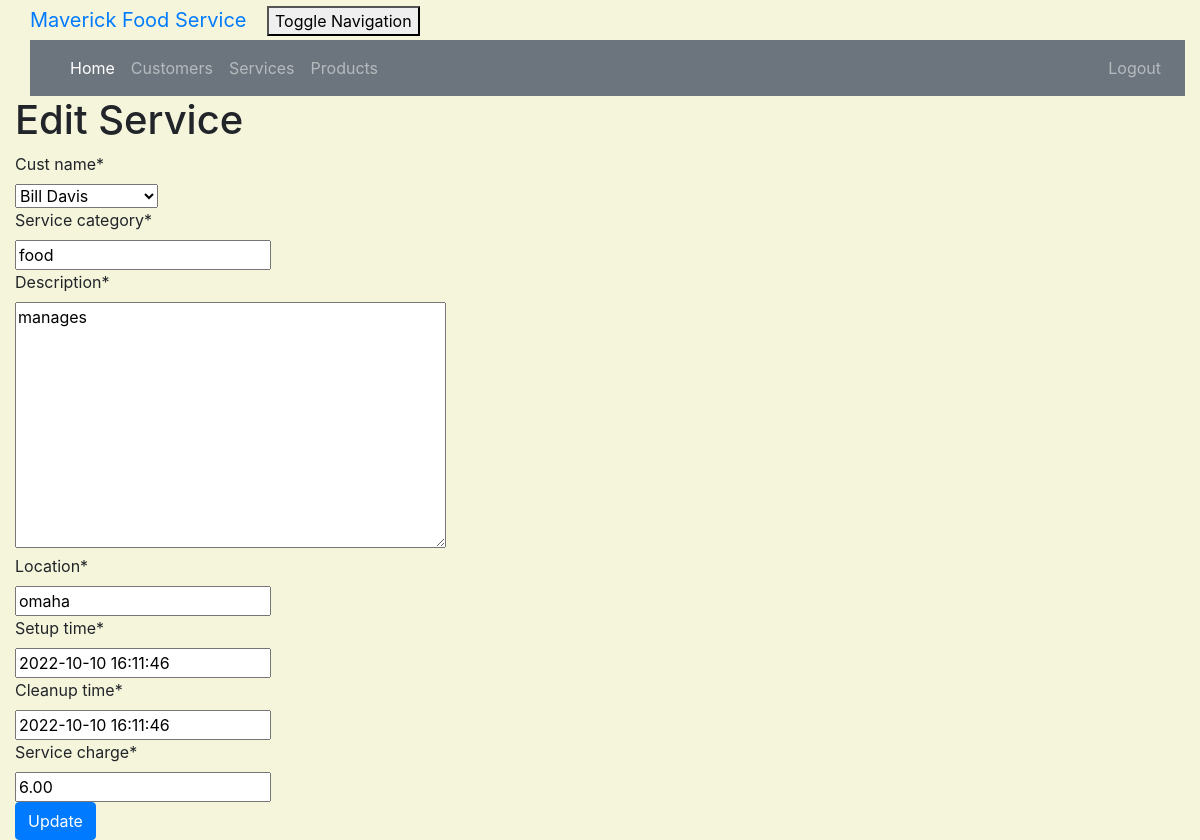
Screenshot of /service/2/edit/ (signed in) with the database file from the repository.
### crm/models.py (models this page shows, shortened)
class Customer(models.Model):
    cust_name = models.CharField(max_length=50)
    email = models.EmailField(max_length=100)
    phone = models.CharField(max_length=20)
    bldgroom = models.CharField(max_length=100)
    address = models.CharField(max_length=200)
    city = models.CharField(max_length=50)
    state = models.CharField(max_length=50)
    zipcode = models.CharField(max_length=10)
    organization = models.CharField(max_length=100)
    role = models.CharField(max_length=100)
    def __str__(self):
        return self.cust_name

class Service(models.Model):
    cust_name = models.ForeignKey(Customer, on_delete=models.CASCADE, related_name='services')
    service_category = models.CharField(max_length=100)
    description = models.TextField()
    location = models.CharField(max_length=200)
    setup_time = models.DateTimeField(
        default=timezone.now)
    cleanup_time = models.DateTimeField(
        default=timezone.now)
    service_charge = models.DecimalField(max_digits=10, decimal_places=2)
    created_date = models.DateTimeField(
        default=timezone.now)
    updated_date = models.DateTimeField(auto_now_add=True)

### crm/views.py (the view)
# urls.py: path('service/<int:pk>/edit/', views.service_edit, name='service_edit'),
@login_required
def service_edit(request, pk):
    service = get_object_or_404(Service, pk=pk)
    if request.method == "POST":
        form = ServiceForm(request.POST, instance=service)
        if form.is_valid():
            service = form.save()
            service.updated_date = timezone.now()
            service.save()
            services = Service.objects.filter(created_date__lte=timezone.now())
            return render(request, 'crm/service_list.html', {'services': services})
    else:
        form = ServiceForm(instance=service)
    return render(request, 'crm/service_edit.html', {'form': form})

### crm/forms.py
class ServiceForm(forms.ModelForm):
    class Meta:
        model = Service
        fields = (
            'cust_name', 'service_category', 'description', 'location', 'setup_time', 'cleanup_time', 'service_charge')

### crm/templates/crm/service_edit.html (shortened to what this page needs)
<!DOCTYPE html>
<html lang="en">
{% extends 'crm/base.html' %}
{% load crispy_forms_tags %}
{% block content %}
    <h1>Edit Service</h1>
    <form method="POST" class="service-form">{% csrf_token %}
        {{ form|crispy }}
        <button type="submit" class="btn btn-primary">Update</button>
    </form>
{% endblock %}

### crm/static/css/portfolio.css (style rules this page uses)
body { padding-left: 15px; }

### crm/templates/crm/service_edit.html (style rules this page uses)
body { background-color: beige; }

### rows the page displays
Customer: cust_name "Bill Davis"
Service: service_category "food", description "manages", location "omaha", setup_time "2022-10-10 16:11:46", cleanup_time "2022-10-10 16:11:46", service_charge "6.00"
